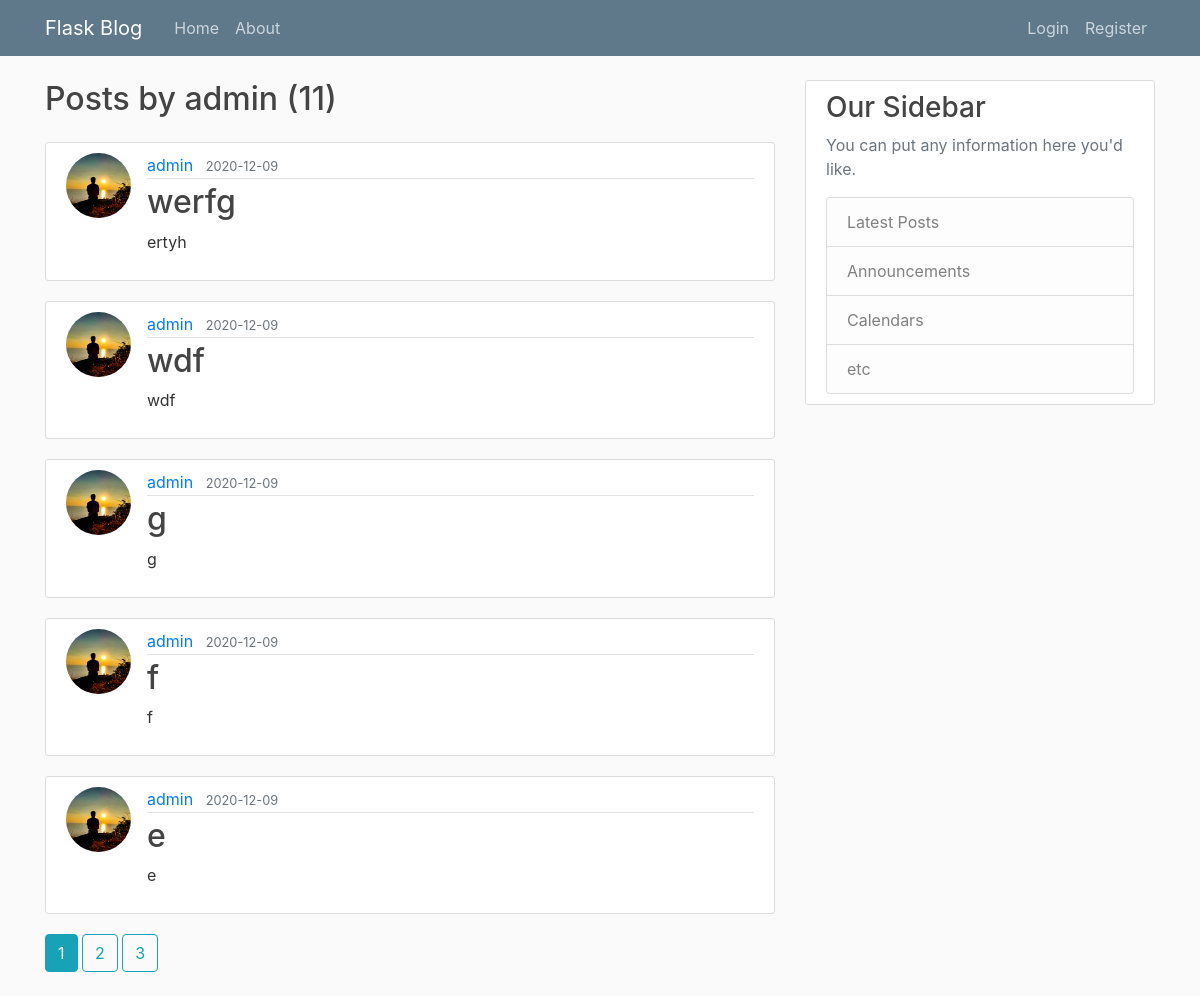
The app's page /user/admin, older data.
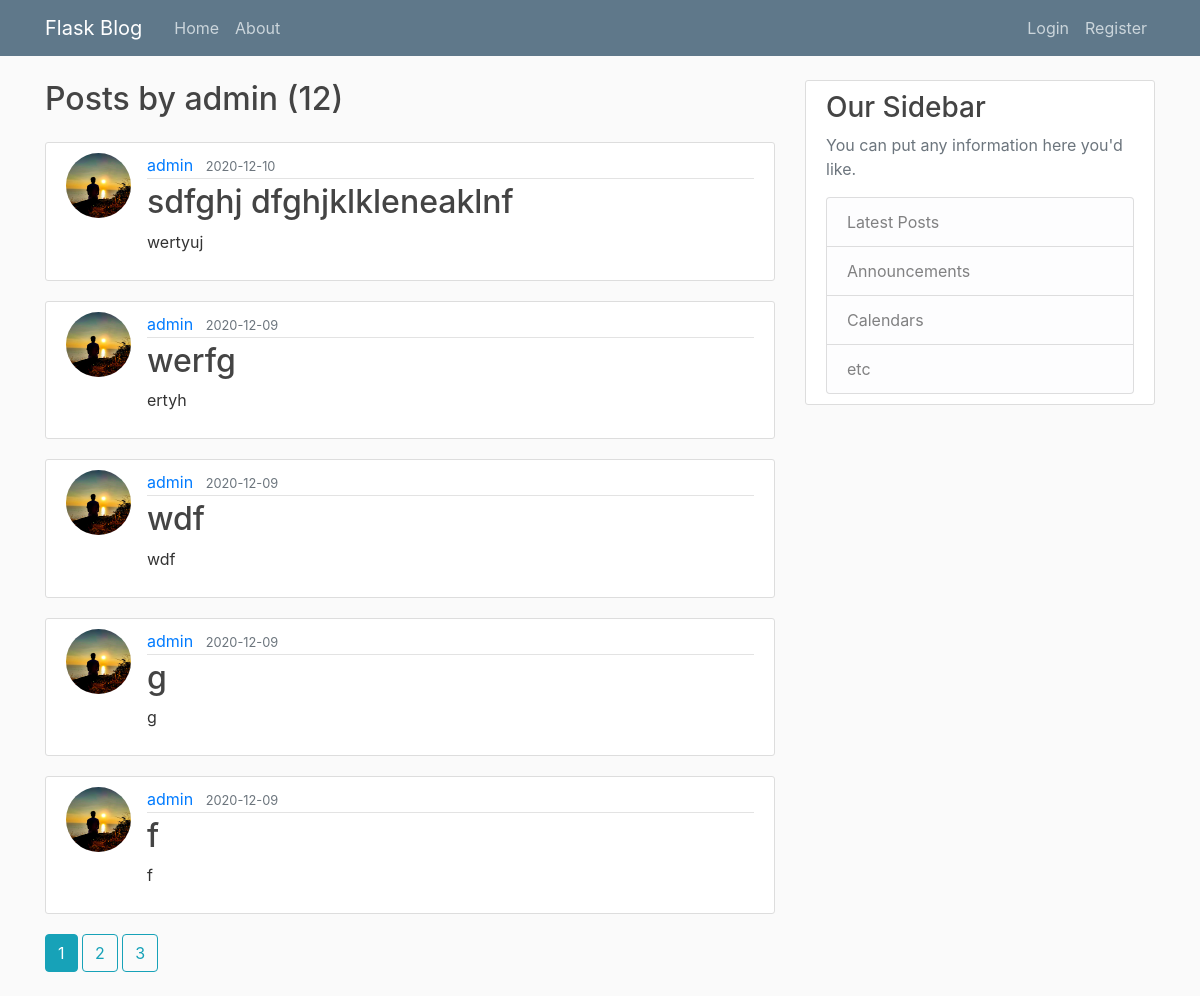
The same page, newer data.
### app/models.py (models this page shows, shortened)
class Post(db.Model):
    id = db.Column(db.Integer, primary_key=True)
    title = db.Column(db.String(100), nullable=False)
    date_posted = db.Column(db.DateTime, nullable=False, default=datetime.utcnow)
    content = db.Column(db.Text, nullable=False)
    user_id = db.Column(db.Integer, db.ForeignKey("user.id"), nullable=False)

class User(db.Model, UserMixin):
    id = db.Column(db.Integer, primary_key=True)
    username = db.Column(db.String(20), unique=True, nullable=False)
    email = db.Column(db.String(100), unique=True, nullable=False)
    img = db.Column(db.String(20), nullable=False, default='default.jpg')
    password = db.Column(db.String(60), nullable=False)
    posts = db.relationship("Post", backref="author", lazy=True)
    def __repr__(self):
        return f"User ({self.username}, {self.email},{self.img})"

### app/users/routes.py (the view)
@users.route('/user/<string:username>')
def user_posts(username):
    page = request.args.get("page", 1, type=int)
    user = User.query.filter_by(username=username).first_or_404()
    print(user)
    posts = Post.query.filter_by(author=user) \
        .order_by(Post.date_posted.desc()) \
        .paginate(page=page, per_page=5)
    return render_template("user_posts.html", posts=posts, user=user)

### app/templates/user_posts.html
{% extends "layout.html" %}
{% block content %}
    <h2 class="mb-4">Posts by {{ user.username }} ({{ posts.total }})</h2>
    {% for post in posts.items %}
        <article class="media content-section">
            <img class="rounded-circle article-img" src="{{ url_for("static", filename="profile_pics/"+post.author.img) }}">
            <div class="media-body">
                <div class="article-metadata">
                    <a class="mr-2" href="{{ url_for("users.user_posts", username=post.author.username) }}">{{ post.author.username }}</a>
                    <small class="text-muted">{{ post.date_posted.strftime("%Y-%m-%d") }}</small>
                </div>
                <h2><a class="article-title" href="{{ url_for("posts.post", post_id=post.id) }}">{{ post.title }}</a></h2>
                <p class="article-content">{{ post.content }}</p>
            </div>
        </article>
    {% endfor %}
    {% for page_num in posts.iter_pages(left_edge=1, right_edge=1, left_current=2, right_current=2) %}
        {% if page_num %}
            {% if posts.page==page_num %}
                <a class="btn btn-info mb-4" href="{{ url_for("users.user_posts", username=user.username, page=page_num) }}" >{{ page_num }}</a>
            {% else %}
                <a class="btn btn-outline-info mb-4" href="{{ url_for("users.user_posts", username=user.username, page=page_num) }}" >{{ page_num }}</a>
            {% endif%}
        {% else %}
            ...
        {% endif %}
    {% endfor %}
{% endblock content %}

Row changes from the older to the newer data that the page shows:
no longer on this page (row unchanged): Post: img (picture), author.username "admin", date_posted "2020-12-09", title "e", content "e"
added Post: img (picture), author.username "admin", date_posted "2020-12-10", title "sdfghj dfghjklkleneaklnf", content "wertyuj"
Text that changed along with them:
{{ posts.total }}: "11" → "12"
